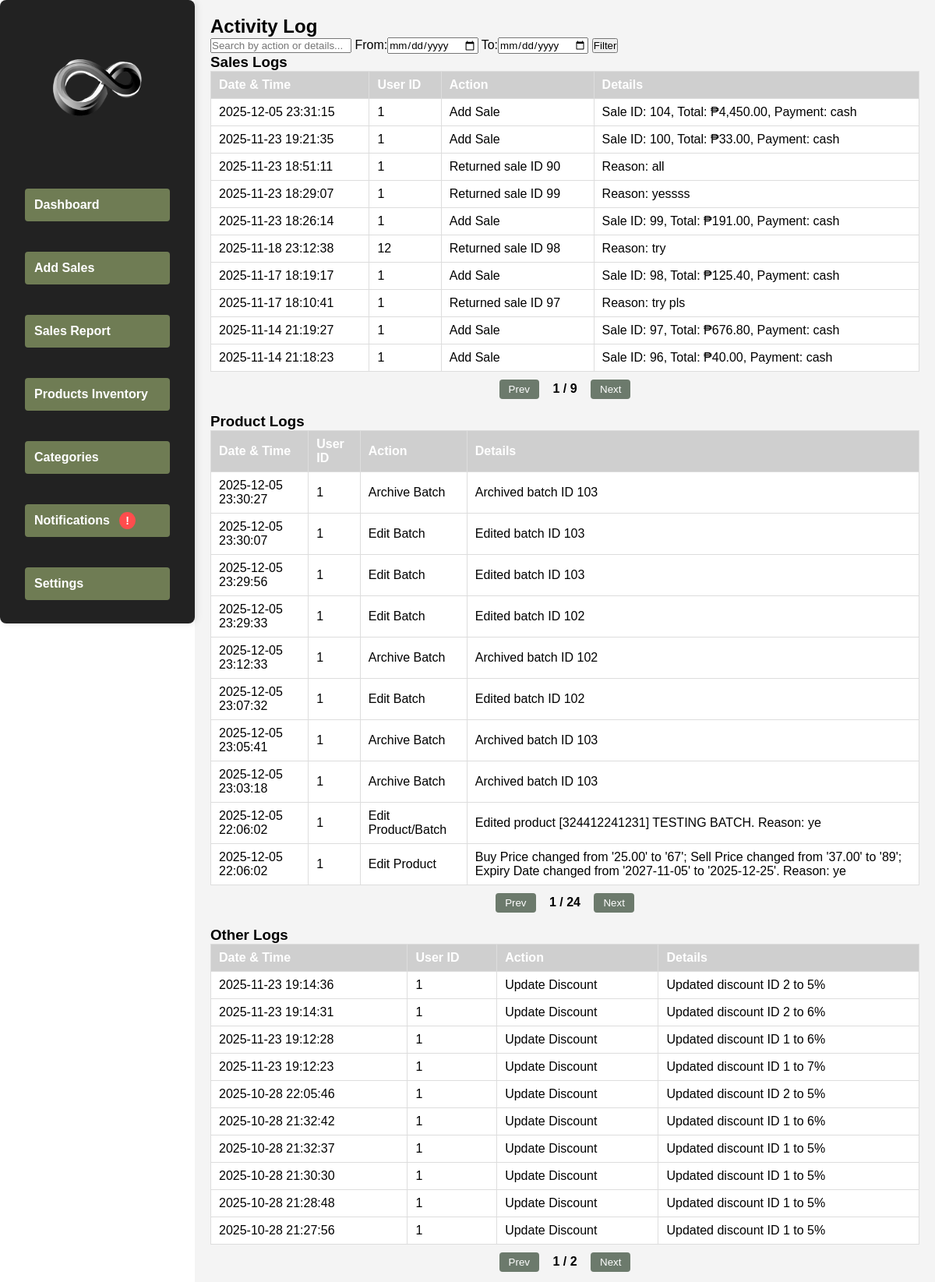
Screenshot of /views/Activity.php (signed in, upper part) with the database file from the repository.
### tables this page shows
CREATE TABLE `activity_log` (
  `id` int(11) NOT NULL AUTO_INCREMENT,
  `user_id` int(11) NOT NULL,
  `action` varchar(100) NOT NULL,
  `details` text DEFAULT NULL,
  `log_time` datetime NOT NULL,
  PRIMARY KEY (`id`)
);

### database.php (called while the page is built)
<?php
class Database {
    private static $host     = null;
    private static $dbname   = null;
    private static $username = null;
    private static $password = null;
    private static $port     = '3306';
    private static $conn     = null;
    public static function getConnection() {
        if (self::$conn === null) {
            self::$host     = getenv('MYSQLHOST')     ?: getenv('DB_HOST')     ?: 'localhost';
            self::$dbname   = getenv('MYSQLDATABASE') ?: getenv('DB_NAME')     ?: 'railway';
            self::$username = getenv('MYSQLUSER')     ?: getenv('DB_USER')     ?: 'root';
            self::$password = getenv('MYSQLPASSWORD') ?: getenv('DB_PASSWORD') ?: '';
            self::$port     = getenv('MYSQLPORT')     ?: getenv('DB_PORT')     ?: '3306';
            try {
                self::$conn = new PDO(
                    "mysql:host=" . self::$host . ";port=" . self::$port . ";dbname=" . self::$dbname,
                    self::$username,
                    self::$password
                );
                self::$conn->setAttribute(PDO::ATTR_ERRMODE, PDO::ERRMODE_EXCEPTION);
            } catch (PDOException $exception) {
                echo "Connection error: " . $exception->getMessage();
            }
        }
        return self::$conn;
    }
}
?>

### controllers/ActivityLogController.php (called while the page is built, shortened)
<?php
require_once $_SERVER['DOCUMENT_ROOT'] . '/POSu/models/ActivityLogModel.php';
class ActivityLogController {
    private $model;
    public function __construct() {
        $this->model = new ActivityLogModel();
    }
    public function getLogs($search = '', $startDate = '', $endDate = '', $limit = 50, $offset = 0) {
        return $this->model->getLogs($search, $startDate, $endDate, $limit, $offset);
    }
}
?>

### models/ActivityLogModel.php (called while the page is built, shortened)
<?php
require_once $_SERVER['DOCUMENT_ROOT'] . '/POSu/database.php';
class ActivityLogModel {
    private $conn;
    public function __construct() {
        $this->conn = Database::getConnection();
    }
    public function getLogs($search = '', $startDate = '', $endDate = '', $limit = 50, $offset = 0) {
        $sql = "SELECT * FROM activity_log WHERE 1=1";
        $params = [];
        $sql .= " ORDER BY log_time DESC LIMIT :limit OFFSET :offset";
        $stmt = $this->conn->prepare($sql);
        $stmt->bindValue(':limit', (int)$limit, PDO::PARAM_INT);
        $stmt->bindValue(':offset', (int)$offset, PDO::PARAM_INT);
        $stmt->execute();
        return $stmt->fetchAll(PDO::FETCH_ASSOC);
    }
}
?>

### views/Activity.php (the view, shortened to what this page needs)
<?php
require_once $_SERVER['DOCUMENT_ROOT'] . '/POSu/controllers/ActivityLogController.php';
$search = $_GET['search'] ?? '';
$startDate = $_GET['start_date'] ?? '';
$endDate = $_GET['end_date'] ?? '';
$controller = new ActivityLogController();
$logs = $controller->getLogs($search, $startDate, $endDate, 1000, 0);
function getEntity($log) {
    $text = strtolower($log['action'] . ' ' . $log['details']);
    if (strpos($text, 'batch') !== false || strpos($text, 'product') !== false) return 'Product';
    if (strpos($text, 'sale') !== false) return 'Sales';
    if (strpos($text, 'category') !== false) return 'Category';
    if (strpos($text, 'user') !== false) return 'User';
    return 'Other';
}
$entityLogs = [];
foreach ($logs as $log) {
    $entity = getEntity($log);
    $entityLogs[$entity][] = $log;
}
?>
<?php include $_SERVER['DOCUMENT_ROOT'] . '/POSu/includes/sidebar.php'; ?>
<link rel="stylesheet" href="/POSu/styles/stylee.css">
<link rel="stylesheet" href="/POSu/styles/activitycss.css">
<div class="main-content">
    <h2>Activity Log</h2>
    <form class="search-form" method="GET">
        <input type="text" placeholder="Search by action or details..." name="search" value="<?= htmlspecialchars($search) ?>">
        <label>From:<input type="date" name="start_date" value="<?= htmlspecialchars($startDate) ?>"></label>
        <label>To:<input type="date" name="end_date" value="<?= htmlspecialchars($endDate) ?>"></label>
        <button type="submit">Filter</button>
    </form>
    <?php foreach ($entityLogs as $entity => $logsArray): ?>
        <div class="entity-section">
            <h3><?= htmlspecialchars($entity) ?> Logs</h3>
            <table class="table" data-rows-per-page="10">
                <thead>
                    <tr>
                        <th>Date & Time</th>
                        <th>User ID</th>
                        <th>Action</th>
                        <th>Details</th>
                    </tr>
                </thead>
                <tbody>
                    <?php foreach ($logsArray as $log): ?>
                        <tr>
                            <td><?= htmlspecialchars($log['log_time']) ?></td>
                            <td><?= htmlspecialchars($log['user_id']) ?></td>
                            <td><?= htmlspecialchars($log['action']) ?></td>
                            <td><?= htmlspecialchars($log['details']) ?></td>
                        </tr>
                    <?php endforeach; ?>
                </tbody>
            </table>
            <div class="table-pagination" style="text-align:center; margin-top:10px;">
                <button class="prev-btn">Prev</button>
                <span class="page-info">1 / 1</span>
                <button class="next-btn">Next</button>
            </div>
        </div>
        <br>
    <?php endforeach; ?>
</div>

### styles/stylee.css (style rules this page uses)
* { margin: 0; padding: 0; box-sizing: border-box; font-family: Arial, sans-serif; }
.main-content { flex-grow: 1; padding: 20px; background-color: #f4f7fc; }
.main-content { margin-left: 250px; width: calc(100% - 250px); padding: 20px; background: #f4f4f4; min-height: 100vh; }
table { width: 100%; border-collapse: collapse; background: white; }
table th, table td { padding: 10px; text-align: left; border-bottom: 1px solid #ddd; }
table th { background: #007bff; color: white; }

### views/Activity.php (style rules this page uses)
.table { width: 100%; border-collapse: collapse; margin-bottom: 5px; }
.table th, .table td { padding: 8px 10px; border: 1px solid #ddd; text-align: left; }
.table th { background-color: #cfcfcf; }
.table-pagination button { padding: 5px 12px; margin: 0 5px; background-color: #6c7a6c; border: none; border-radius: 4px; color: white; cursor: pointer; transition: background 0.2s; }
.table-pagination .page-info { font-weight: bold; margin: 0 8px; }

### rows the page displays
activity_log: entity "Sales"
activity_log: log_time "2025-12-05 23:31:15", user "1", action "Add Sale", details "Sale ID: 104, Total: ₱4,450.00, Payment: cash"
activity_log: log_time "2025-11-23 19:21:35", user "1", action "Add Sale", details "Sale ID: 100, Total: ₱33.00, Payment: cash"
activity_log: log_time "2025-11-23 18:51:11", user "1", action "Returned sale ID 90", details "Reason: all"
activity_log: log_time "2025-11-23 18:29:07", user "1", action "Returned sale ID 99", details "Reason: yessss"
activity_log: log_time "2025-11-23 18:26:14", user "1", action "Add Sale", details "Sale ID: 99, Total: ₱191.00, Payment: cash"
activity_log: log_time "2025-11-18 23:12:38", user "12", action "Returned sale ID 98", details "Reason: try"
activity_log: log_time "2025-11-17 18:19:17", user "1", action "Add Sale", details "Sale ID: 98, Total: ₱125.40, Payment: cash"
activity_log: log_time "2025-11-17 18:10:41", user "1", action "Returned sale ID 97", details "Reason: try pls"
activity_log: log_time "2025-11-14 21:19:27", user "1", action "Add Sale", details "Sale ID: 97, Total: ₱676.80, Payment: cash"
activity_log: log_time "2025-11-14 21:18:23", user "1", action "Add Sale", details "Sale ID: 96, Total: ₱40.00, Payment: cash"
activity_log: log_time "2025-12-05 23:30:27", user "1", action "Archive Batch", details "Archived batch ID 103"
activity_log: log_time "2025-12-05 23:30:07", user "1", action "Edit Batch", details "Edited batch ID 103"
activity_log: log_time "2025-12-05 23:29:56", user "1", action "Edit Batch", details "Edited batch ID 103"
activity_log: log_time "2025-12-05 23:29:33", user "1", action "Edit Batch", details "Edited batch ID 102"
activity_log: log_time "2025-12-05 23:12:33", user "1", action "Archive Batch", details "Archived batch ID 102"
activity_log: log_time "2025-12-05 23:07:32", user "1", action "Edit Batch", details "Edited batch ID 102"
activity_log: log_time "2025-12-05 23:05:41", user "1", action "Archive Batch", details "Archived batch ID 103"
activity_log: log_time "2025-12-05 23:03:18", user "1", action "Archive Batch", details "Archived batch ID 103"
activity_log: log_time "2025-12-05 22:06:02", user "1", action "Edit Product/Batch", details "Edited product [324412241231] TESTING BATCH. Reason: ye"
activity_log: log_time "2025-12-05 22:06:02", user "1", action "Edit Product", details "Buy Price changed from '25.00' to '67'; Sell Price changed from '37.00' to '89'; Expiry Date changed from '2027-11-05' to '2025-12-25'. Reason: ye"
activity_log: log_time "2025-11-23 19:14:36", user "1", action "Update Discount", details "Updated discount ID 2 to 5%"
activity_log: log_time "2025-11-23 19:14:31", user "1", action "Update Discount", details "Updated discount ID 2 to 6%"
activity_log: log_time "2025-11-23 19:12:28", user "1", action "Update Discount", details "Updated discount ID 1 to 6%"
activity_log: log_time "2025-11-23 19:12:23", user "1", action "Update Discount", details "Updated discount ID 1 to 7%"
activity_log: log_time "2025-10-28 22:05:46", user "1", action "Update Discount", details "Updated discount ID 2 to 5%"
activity_log: log_time "2025-10-28 21:32:42", user "1", action "Update Discount", details "Updated discount ID 1 to 6%"
activity_log: log_time "2025-10-28 21:32:37", user "1", action "Update Discount", details "Updated discount ID 1 to 5%"
activity_log: log_time "2025-10-28 21:30:30", user "1", action "Update Discount", details "Updated discount ID 1 to 5%"
activity_log: log_time "2025-10-28 21:28:48", user "1", action "Update Discount", details "Updated discount ID 1 to 5%"
activity_log: log_time "2025-10-28 21:27:56", user "1", action "Update Discount", details "Updated discount ID 1 to 5%"

### other values shown
$entity "Product"
$entity "Other"
